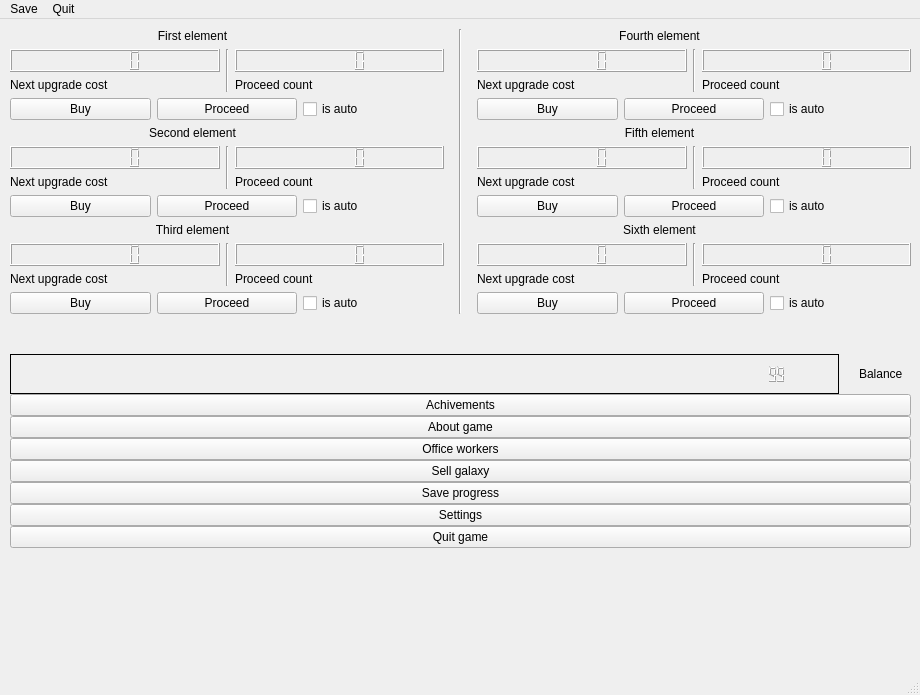
<?xml version="1.0" encoding="UTF-8"?>
<ui version="4.0">
 <class>MainWindow</class>
 <widget class="QMainWindow" name="MainWindow">
  <property name="geometry">
   <rect>
    <x>0</x>
    <y>0</y>
    <width>920</width>
    <height>695</height>
   </rect>
  </property>
  <property name="sizePolicy">
   <sizepolicy hsizetype="Fixed" vsizetype="Fixed">
    <horstretch>0</horstretch>
    <verstretch>0</verstretch>
   </sizepolicy>
  </property>
  <property name="minimumSize">
   <size>
    <width>920</width>
    <height>695</height>
   </size>
  </property>
  <property name="maximumSize">
   <size>
    <width>920</width>
    <height>670</height>
   </size>
  </property>
  <property name="windowTitle">
   <string>Clicker</string>
  </property>
  <property name="dockNestingEnabled">
   <bool>false</bool>
  </property>
  <widget class="QWidget" name="centralwidget">
   <property name="sizePolicy">
    <sizepolicy hsizetype="Fixed" vsizetype="Fixed">
     <horstretch>0</horstretch>
     <verstretch>0</verstretch>
    </sizepolicy>
   </property>
   <property name="minimumSize">
    <size>
     <width>600</width>
     <height>600</height>
    </size>
   </property>
   <widget class="QWidget" name="gridLayoutWidget">
    <property name="geometry">
     <rect>
      <x>10</x>
      <y>10</y>
      <width>901</width>
      <height>766</height>
     </rect>
    </property>
    <layout class="QGridLayout" name="Mainlayout">
     <property name="sizeConstraint">
      <enum>QLayout::SizeConstraint::SetNoConstraint</enum>
     </property>
     <property name="leftMargin">
      <number>0</number>
     </property>
     <property name="topMargin">
      <number>0</number>
     </property>
     <property name="bottomMargin">
      <number>0</number>
     </property>
     <property name="horizontalSpacing">
      <number>0</number>
     </property>
     <property name="verticalSpacing">
      <number>20</number>
     </property>
     <item row="1" column="0">
      <layout class="QHBoxLayout" name="Elements_grid" stretch="0,0,0">
       <property name="spacing">
        <number>15</number>
       </property>
       <property name="sizeConstraint">
        <enum>QLayout::SizeConstraint::SetDefaultConstraint</enum>
       </property>
       <property name="leftMargin">
        <number>0</number>
       </property>
       <property name="topMargin">
        <number>0</number>
       </property>
       <property name="bottomMargin">
        <number>0</number>
       </property>
       <item>
        <layout class="QVBoxLayout" name="min">
         <property name="spacing">
          <number>6</number>
         </property>
         <item>
          <layout class="QVBoxLayout" name="elem1">
           <property name="spacing">
            <number>6</number>
           </property>
           <item>
            <widget class="QLabel" name="first_elem_name">
             <property name="enabled">
              <bool>true</bool>
             </property>
             <property name="sizePolicy">
              <sizepolicy hsizetype="Minimum" vsizetype="Minimum">
               <horstretch>0</horstretch>
               <verstretch>0</verstretch>
              </sizepolicy>
             </property>
             <property name="maximumSize">
              <size>
               <width>365</width>
               <height>61</height>
              </size>
             </property>
             <property name="frameShape">
              <enum>QFrame::Shape::NoFrame</enum>
             </property>
             <property name="text">
              <string>First element</string>
             </property>
             <property name="alignment">
              <set>Qt::AlignmentFlag::AlignCenter</set>
             </property>
             <property name="wordWrap">
              <bool>false</bool>
             </property>
             <property name="textInteractionFlags">
              <set>Qt::TextInteractionFlag::NoTextInteraction</set>
             </property>
            </widget>
           </item>
           <item>
            <layout class="QHBoxLayout" name="numbers_8">
             <item>
              <layout class="QVBoxLayout" name="how_many_receive_8">
               <item>
                <widget class="QLCDNumber" name="next_lcd_1"/>
               </item>
               <item>
                <widget class="QLabel" name="label_9">
                 <property name="text">
                  <string>Next upgrade cost</string>
                 </property>
                </widget>
               </item>
              </layout>
             </item>
             <item>
              <widget class="Line" name="line_9">
               <property name="orientation">
                <enum>Qt::Orientation::Vertical</enum>
               </property>
              </widget>
             </item>
             <item>
              <layout class="QVBoxLayout" name="next_buy_count_8">
               <item>
                <widget class="QLCDNumber" name="proceed_lcd_1"/>
               </item>
               <item>
                <widget class="QLabel" name="count_8">
                 <property name="text">
                  <string>Proceed count</string>
                 </property>
                </widget>
               </item>
              </layout>
             </item>
            </layout>
           </item>
           <item>
            <layout class="QHBoxLayout" name="buttons_6">
             <item>
              <widget class="QPushButton" name="buy_1">
               <property name="autoFillBackground">
                <bool>false</bool>
               </property>
               <property name="text">
                <string>Buy</string>
               </property>
              </widget>
             </item>
             <item>
              <widget class="QPushButton" name="proceed_1">
               <property name="text">
                <string>Proceed</string>
               </property>
              </widget>
             </item>
             <item>
              <widget class="QCheckBox" name="is_auto_1">
               <property name="text">
                <string>is auto</string>
               </property>
              </widget>
             </item>
            </layout>
           </item>
          </layout>
         </item>
         <item>
          <layout class="QVBoxLayout" name="elem2">
           <item>
            <widget class="QLabel" name="second_elem_name">
             <property name="enabled">
              <bool>true</bool>
             </property>
             <property name="sizePolicy">
              <sizepolicy hsizetype="Minimum" vsizetype="Minimum">
               <horstretch>0</horstretch>
               <verstretch>0</verstretch>
              </sizepolicy>
             </property>
             <property name="maximumSize">
              <size>
               <width>365</width>
               <height>61</height>
              </size>
             </property>
             <property name="frameShape">
              <enum>QFrame::Shape::NoFrame</enum>
             </property>
             <property name="text">
              <string>Second element</string>
             </property>
             <property name="alignment">
              <set>Qt::AlignmentFlag::AlignCenter</set>
             </property>
             <property name="wordWrap">
              <bool>false</bool>
             </property>
             <property name="textInteractionFlags">
              <set>Qt::TextInteractionFlag::NoTextInteraction</set>
             </property>
            </widget>
           </item>
           <item>
            <layout class="QHBoxLayout" name="numbers_9">
             <item>
              <layout class="QVBoxLayout" name="how_many_receive_9">
               <item>
                <widget class="QLCDNumber" name="next_lcd_2"/>
               </item>
               <item>
                <widget class="QLabel" name="label_10">
                 <property name="text">
                  <string>Next upgrade cost</string>
                 </property>
                </widget>
               </item>
              </layout>
             </item>
             <item>
              <widget class="Line" name="line_10">
               <property name="orientation">
                <enum>Qt::Orientation::Vertical</enum>
               </property>
              </widget>
             </item>
             <item>
              <layout class="QVBoxLayout" name="next_buy_count_9">
               <item>
                <widget class="QLCDNumber" name="proceed_lcd_2"/>
               </item>
               <item>
                <widget class="QLabel" name="count_9">
                 <property name="text">
                  <string>Proceed count</string>
                 </property>
                </widget>
               </item>
              </layout>
             </item>
            </layout>
           </item>
           <item>
            <layout class="QHBoxLayout" name="buttons_7">
             <item>
              <widget class="QPushButton" name="buy_2">
               <property name="autoFillBackground">
                <bool>false</bool>
               </property>
               <property name="text">
                <string>Buy</string>
               </property>
              </widget>
             </item>
             <item>
              <widget class="QPushButton" name="proceed_2">
               <property name="text">
                <string>Proceed</string>
               </property>
              </widget>
             </item>
             <item>
              <widget class="QCheckBox" name="is_auto_2">
               <property name="text">
                <string>is auto</string>
               </property>
              </widget>
             </item>
            </layout>
           </item>
          </layout>
         </item>
         <item>
          <layout class="QVBoxLayout" name="elem3">
           <item>
            <widget class="QLabel" name="third_elem_name">
             <property name="enabled">
              <bool>true</bool>
             </property>
             <property name="sizePolicy">
              <sizepolicy hsizetype="Minimum" vsizetype="Minimum">
               <horstretch>0</horstretch>
               <verstretch>0</verstretch>
              </sizepolicy>
             </property>
             <property name="maximumSize">
              <size>
               <width>365</width>
               <height>61</height>
              </size>
             </property>
             <property name="frameShape">
              <enum>QFrame::Shape::NoFrame</enum>
             </property>
             <property name="text">
              <string>Third element</string>
             </property>
             <property name="alignment">
              <set>Qt::AlignmentFlag::AlignCenter</set>
             </property>
             <property name="wordWrap">
              <bool>false</bool>
             </property>
             <property name="textInteractionFlags">
              <set>Qt::TextInteractionFlag::NoTextInteraction</set>
             </property>
            </widget>
           </item>
           <item>
            <layout class="QHBoxLayout" name="numbers_4">
             <item>
              <layout class="QVBoxLayout" name="how_many_receive_4">
               <item>
                <widget class="QLCDNumber" name="next_lcd_3"/>
               </item>
               <item>
                <widget class="QLabel" name="label_5">
                 <property name="text">
                  <string>Next upgrade cost</string>
                 </property>
                </widget>
               </item>
              </layout>
             </item>
             <item>
              <widget class="Line" name="line_4">
               <property name="orientation">
                <enum>Qt::Orientation::Vertical</enum>
               </property>
              </widget>
             </item>
             <item>
              <layout class="QVBoxLayout" name="next_buy_count_4">
               <item>
                <widget class="QLCDNumber" name="proceed_lcd_3"/>
               </item>
               <item>
                <widget class="QLabel" name="count_4">
                 <property name="text">
                  <string>Proceed count</string>
                 </property>
                </widget>
               </item>
              </layout>
             </item>
            </layout>
           </item>
           <item>
            <layout class="QHBoxLayout" name="buttons_5">
             <item>
              <widget class="QPushButton" name="buy_3">
               <property name="autoFillBackground">
                <bool>false</bool>
               </property>
               <property name="text">
                <string>Buy</string>
               </property>
              </widget>
             </item>
             <item>
              <widget class="QPushButton" name="proceed_3">
               <property name="text">
                <string>Proceed</string>
               </property>
              </widget>
             </item>
             <item>
              <widget class="QCheckBox" name="is_auto_3">
               <property name="text">
                <string>is auto</string>
               </property>
              </widget>
             </item>
            </layout>
           </item>
          </layout>
         </item>
        </layout>
       </item>
       <item>
        <widget class="Line" name="line_7">
         <property name="orientation">
          <enum>Qt::Orientation::Vertical</enum>
         </property>
        </widget>
       </item>
       <item>
        <layout class="QVBoxLayout" name="advanced">
         <property name="spacing">
          <number>6</number>
         </property>
         <property name="sizeConstraint">
          <enum>QLayout::SizeConstraint::SetDefaultConstraint</enum>
         </property>
         <property name="bottomMargin">
          <number>0</number>
         </property>
         <item>
          <layout class="QVBoxLayout" name="elem4">
           <item>
            <widget class="QLabel" name="fourth_elem_name">
             <property name="enabled">
              <bool>true</bool>
             </property>
             <property name="sizePolicy">
              <sizepolicy hsizetype="Minimum" vsizetype="Minimum">
               <horstretch>0</horstretch>
               <verstretch>0</verstretch>
              </sizepolicy>
             </property>
             <property name="maximumSize">
              <size>
               <width>365</width>
               <height>61</height>
              </size>
             </property>
             <property name="frameShape">
              <enum>QFrame::Shape::NoFrame</enum>
             </property>
             <property name="text">
              <string>Fourth element</string>
             </property>
             <property name="alignment">
              <set>Qt::AlignmentFlag::AlignCenter</set>
             </property>
             <property name="wordWrap">
              <bool>false</bool>
             </property>
             <property name="textInteractionFlags">
              <set>Qt::TextInteractionFlag::NoTextInteraction</set>
             </property>
            </widget>
           </item>
           <item>
            <layout class="QHBoxLayout" name="numbers_2">
             <item>
              <layout class="QVBoxLayout" name="how_many_receive_2">
               <item>
                <widget class="QLCDNumber" name="next_lcd_4"/>
               </item>
               <item>
                <widget class="QLabel" name="label_3">
                 <property name="text">
                  <string>Next upgrade cost</string>
                 </property>
                </widget>
               </item>
              </layout>
             </item>
             <item>
              <widget class="Line" name="line_2">
               <property name="orientation">
                <enum>Qt::Orientation::Vertical</enum>
               </property>
              </widget>
             </item>
             <item>
              <layout class="QVBoxLayout" name="next_buy_count_2">
               <item>
                <widget class="QLCDNumber" name="proceed_lcd_4"/>
               </item>
               <item>
                <widget class="QLabel" name="count_2">
                 <property name="text">
                  <string>Proceed count</string>
                 </property>
                </widget>
               </item>
              </layout>
             </item>
            </layout>
           </item>
           <item>
            <layout class="QHBoxLayout" name="buttons_4">
             <item>
              <widget class="QPushButton" name="buy_4">
               <property name="autoFillBackground">
                <bool>false</bool>
               </property>
               <property name="text">
                <string>Buy</string>
               </property>
              </widget>
             </item>
             <item>
              <widget class="QPushButton" name="proceed_4">
               <property name="text">
                <string>Proceed</string>
               </property>
              </widget>
             </item>
             <item>
              <widget class="QCheckBox" name="is_auto_4">
               <property name="text">
                <string>is auto</string>
               </property>
              </widget>
             </item>
            </layout>
           </item>
          </layout>
         </item>
         <item>
          <layout class="QVBoxLayout" name="elem5">
           <property name="spacing">
            <number>6</number>
           </property>
           <item>
            <widget class="QLabel" name="fifth_elem_name">
             <property name="enabled">
              <bool>true</bool>
             </property>
             <property name="sizePolicy">
              <sizepolicy hsizetype="Minimum" vsizetype="Minimum">
               <horstretch>0</horstretch>
               <verstretch>0</verstretch>
              </sizepolicy>
             </property>
             <property name="maximumSize">
              <size>
               <width>365</width>
               <height>61</height>
              </size>
             </property>
             <property name="frameShape">
              <enum>QFrame::Shape::NoFrame</enum>
             </property>
             <property name="frameShadow">
              <enum>QFrame::Shadow::Plain</enum>
             </property>
             <property name="lineWidth">
              <number>1</number>
             </property>
             <property name="text">
              <string>Fifth element</string>
             </property>
             <property name="alignment">
              <set>Qt::AlignmentFlag::AlignCenter</set>
             </property>
             <property name="wordWrap">
              <bool>false</bool>
             </property>
             <property name="textInteractionFlags">
              <set>Qt::TextInteractionFlag::NoTextInteraction</set>
             </property>
            </widget>
           </item>
           <item>
            <layout class="QHBoxLayout" name="numbers_6">
             <item>
              <layout class="QVBoxLayout" name="how_many_receive_6">
               <item>
                <widget class="QLCDNumber" name="next_lcd_5"/>
               </item>
               <item>
                <widget class="QLabel" name="label_7">
                 <property name="text">
                  <string>Next upgrade cost</string>
                 </property>
                </widget>
               </item>
              </layout>
             </item>
             <item>
              <widget class="Line" name="line_6">
               <property name="orientation">
                <enum>Qt::Orientation::Vertical</enum>
               </property>
              </widget>
             </item>
             <item>
              <layout class="QVBoxLayout" name="next_buy_count_6">
               <item>
                <widget class="QLCDNumber" name="proceed_lcd_5"/>
               </item>
               <item>
                <widget class="QLabel" name="count_6">
                 <property name="text">
                  <string>Proceed count</string>
                 </property>
                </widget>
               </item>
              </layout>
             </item>
            </layout>
           </item>
           <item>
            <layout class="QHBoxLayout" name="buttons_3">
             <item>
              <widget class="QPushButton" name="buy_5">
               <property name="autoFillBackground">
                <bool>false</bool>
               </property>
               <property name="text">
                <string>Buy</string>
               </property>
              </widget>
             </item>
             <item>
              <widget class="QPushButton" name="proceed_5">
               <property name="text">
                <string>Proceed</string>
               </property>
              </widget>
             </item>
             <item>
              <widget class="QCheckBox" name="is_auto_5">
               <property name="text">
                <string>is auto</string>
               </property>
              </widget>
             </item>
            </layout>
           </item>
          </layout>
         </item>
         <item>
          <layout class="QVBoxLayout" name="elem6">
           <item>
            <widget class="QLabel" name="sixth_elem_name">
             <property name="enabled">
              <bool>true</bool>
             </property>
             <property name="sizePolicy">
              <sizepolicy hsizetype="Minimum" vsizetype="Minimum">
               <horstretch>0</horstretch>
               <verstretch>0</verstretch>
              </sizepolicy>
             </property>
             <property name="maximumSize">
              <size>
               <width>365</width>
               <height>61</height>
              </size>
             </property>
             <property name="frameShape">
              <enum>QFrame::Shape::NoFrame</enum>
             </property>
             <property name="text">
              <string>Sixth element</string>
             </property>
             <property name="alignment">
              <set>Qt::AlignmentFlag::AlignCenter</set>
             </property>
             <property name="wordWrap">
              <bool>false</bool>
             </property>
             <property name="textInteractionFlags">
              <set>Qt::TextInteractionFlag::NoTextInteraction</set>
             </property>
            </widget>
           </item>
           <item>
            <layout class="QHBoxLayout" name="numbers_5">
             <item>
              <layout class="QVBoxLayout" name="how_many_receive_5">
               <item>
                <widget class="QLCDNumber" name="next_lcd_6"/>
               </item>
               <item>
                <widget class="QLabel" name="label_6">
                 <property name="text">
                  <string>Next upgrade cost</string>
                 </property>
                </widget>
               </item>
              </layout>
             </item>
             <item>
              <widget class="Line" name="line_5">
               <property name="orientation">
                <enum>Qt::Orientation::Vertical</enum>
               </property>
              </widget>
             </item>
             <item>
              <layout class="QVBoxLayout" name="next_buy_count_5">
               <item>
                <widget class="QLCDNumber" name="proceed_lcd_6"/>
               </item>
               <item>
                <widget class="QLabel" name="count_5">
                 <property name="text">
                  <string>Proceed count</string>
                 </property>
                </widget>
               </item>
              </layout>
             </item>
            </layout>
           </item>
           <item>
            <layout class="QHBoxLayout" name="buttons_2">
             <item>
              <widget class="QPushButton" name="buy_6">
               <property name="autoFillBackground">
                <bool>false</bool>
               </property>
               <property name="text">
                <string>Buy</string>
               </property>
              </widget>
             </item>
             <item>
              <widget class="QPushButton" name="proceed_6">
               <property name="text">
                <string>Proceed</string>
               </property>
              </widget>
             </item>
             <item>
              <widget class="QCheckBox" name="is_auto_6">
               <property name="text">
                <string>is auto</string>
               </property>
              </widget>
             </item>
            </layout>
           </item>
          </layout>
         </item>
        </layout>
       </item>
      </layout>
     </item>
     <item row="3" column="0">
      <layout class="QFormLayout" name="Footer_menu">
       <property name="sizeConstraint">
        <enum>QLayout::SizeConstraint::SetMinAndMaxSize</enum>
       </property>
       <property name="fieldGrowthPolicy">
        <enum>QFormLayout::FieldGrowthPolicy::AllNonFixedFieldsGrow</enum>
       </property>
       <property name="rowWrapPolicy">
        <enum>QFormLayout::RowWrapPolicy::WrapAllRows</enum>
       </property>
       <property name="labelAlignment">
        <set>Qt::AlignmentFlag::AlignHCenter|Qt::AlignmentFlag::AlignTop</set>
       </property>
       <property name="formAlignment">
        <set>Qt::AlignmentFlag::AlignJustify|Qt::AlignmentFlag::AlignTop</set>
       </property>
       <property name="horizontalSpacing">
        <number>0</number>
       </property>
       <property name="verticalSpacing">
        <number>0</number>
       </property>
       <property name="leftMargin">
        <number>0</number>
       </property>
       <property name="topMargin">
        <number>0</number>
       </property>
       <property name="rightMargin">
        <number>0</number>
       </property>
       <property name="bottomMargin">
        <number>0</number>
       </property>
       <item row="4" column="1">
        <widget class="QPushButton" name="sellgalaxy_btn">
         <property name="enabled">
          <bool>true</bool>
         </property>
         <property name="sizePolicy">
          <sizepolicy hsizetype="Minimum" vsizetype="Fixed">
           <horstretch>0</horstretch>
           <verstretch>0</verstretch>
          </sizepolicy>
         </property>
         <property name="maximumSize">
          <size>
           <width>16777215</width>
           <height>16777215</height>
          </size>
         </property>
         <property name="acceptDrops">
          <bool>false</bool>
         </property>
         <property name="text">
          <string>Sell galaxy</string>
         </property>
        </widget>
       </item>
       <item row="6" column="1">
        <widget class="QPushButton" name="save_btn">
         <property name="text">
          <string>Save progress</string>
         </property>
        </widget>
       </item>
       <item row="7" column="1">
        <widget class="QPushButton" name="settings_btn">
         <property name="layoutDirection">
          <enum>Qt::LayoutDirection::LeftToRight</enum>
         </property>
         <property name="text">
          <string>Settings</string>
         </property>
        </widget>
       </item>
       <item row="3" column="1">
        <widget class="QPushButton" name="office_workers_btn">
         <property name="text">
          <string>Office workers</string>
         </property>
        </widget>
       </item>
       <item row="8" column="1">
        <widget class="QPushButton" name="quit_btn">
         <property name="text">
          <string>Quit game</string>
         </property>
        </widget>
       </item>
       <item row="0" column="0" colspan="2">
        <layout class="QHBoxLayout" name="Current_balance">
         <property name="spacing">
          <number>0</number>
         </property>
         <property name="sizeConstraint">
          <enum>QLayout::SizeConstraint::SetNoConstraint</enum>
         </property>
         <item>
          <widget class="QLCDNumber" name="Balance_">
           <property name="frameShape">
            <enum>QFrame::Shape::Box</enum>
           </property>
           <property name="frameShadow">
            <enum>QFrame::Shadow::Plain</enum>
           </property>
           <property name="smallDecimalPoint">
            <bool>false</bool>
           </property>
           <property name="digitCount">
            <number>90</number>
           </property>
           <property name="segmentStyle">
            <enum>QLCDNumber::SegmentStyle::Filled</enum>
           </property>
           <property name="value" stdset="0">
            <double>99.000000000000000</double>
           </property>
           <property name="intValue" stdset="0">
            <number>99</number>
           </property>
          </widget>
         </item>
         <item>
          <spacer name="verticalSpacer">
           <property name="orientation">
            <enum>Qt::Orientation::Vertical</enum>
           </property>
           <property name="sizeHint" stdset="0">
            <size>
             <width>20</width>
             <height>40</height>
            </size>
           </property>
          </spacer>
         </item>
         <item>
          <widget class="QLabel" name="label">
           <property name="text">
            <string>Balance</string>
           </property>
          </widget>
         </item>
        </layout>
       </item>
       <item row="2" column="1">
        <widget class="QPushButton" name="about_btn">
         <property name="text">
          <string>About game</string>
         </property>
        </widget>
       </item>
       <item row="1" column="1">
        <widget class="QPushButton" name="achievements_btn">
         <property name="text">
          <string>Achivements</string>
         </property>
        </widget>
       </item>
      </layout>
     </item>
     <item row="2" column="0">
      <spacer name="horizontalSpacer">
       <property name="orientation">
        <enum>Qt::Orientation::Horizontal</enum>
       </property>
       <property name="sizeHint" stdset="0">
        <size>
         <width>40</width>
         <height>20</height>
        </size>
       </property>
      </spacer>
     </item>
    </layout>
   </widget>
  </widget>
  <widget class="QMenuBar" name="menubar">
   <property name="geometry">
    <rect>
     <x>0</x>
     <y>0</y>
     <width>920</width>
     <height>23</height>
    </rect>
   </property>
   <property name="defaultUp">
    <bool>false</bool>
   </property>
   <widget class="QMenu" name="menuMenu">
    <property name="title">
     <string>Save</string>
    </property>
   </widget>
   <widget class="QMenu" name="menuQuit">
    <property name="title">
     <string>Quit</string>
    </property>
   </widget>
   <addaction name="menuMenu"/>
   <addaction name="menuQuit"/>
  </widget>
  <widget class="QStatusBar" name="statusbar"/>
 </widget>
 <resources/>
 <connections/>
</ui>
